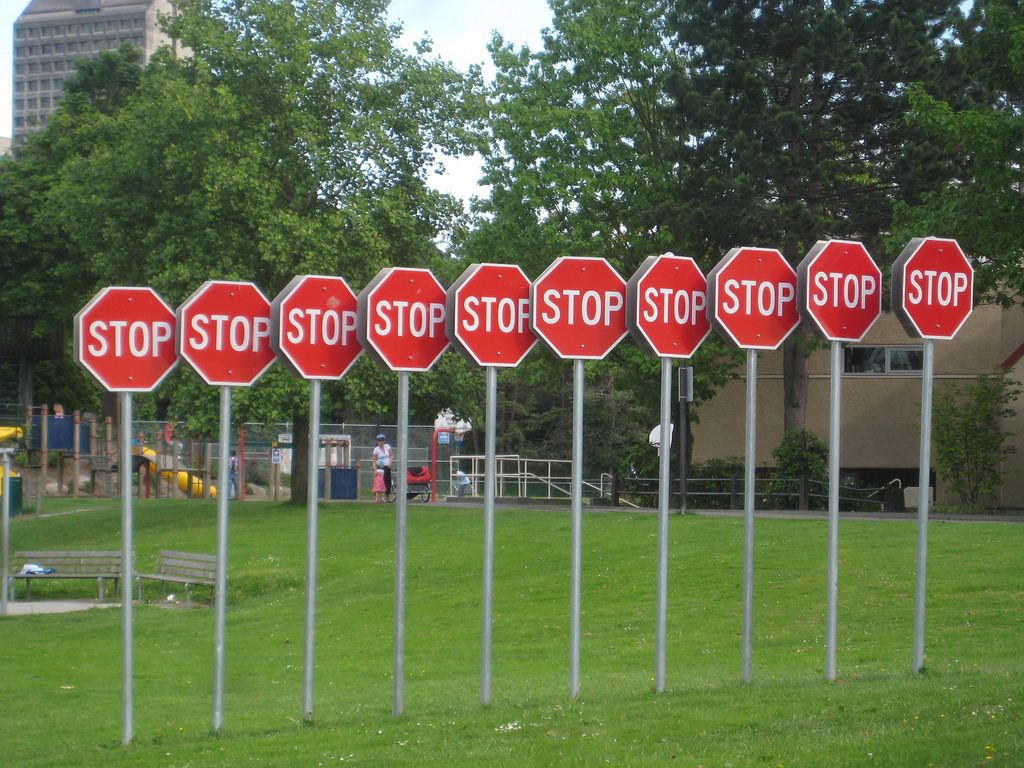
#> input picture catkin_ws/src/stop_sign/scripts/3.jpg, 1024 x 768 px, given in place of the camera
$ python camDetect.py   (older library calls are emulated)
#> lines starting #> are read from the running program, lines starting #| are printed output that depends on the picture; after the words box and inside, x2 and y2 are one past the last pixel; in counts of white or black regions, pixels touching at a corner belong together
#!/usr/bin/python
import math
import numpy as np
import cv2

#dictionary of all contours
contours = {}
#array of edges of polygon
approx = []
#scale of the text
scale = 2
#camera
cap = cv2.VideoCapture(0)
print("press q to exit")

# Define the codec and create VideoWriter object
fourcc = cv2.VideoWriter_fourcc(*'XVID')
out = cv2.VideoWriter('output.avi',fourcc, 20.0, (640,480))

#calculate angle
def angle(pt1,pt2,pt0):
    dx1 = pt1[0][0] - pt0[0][0]
    dy1 = pt1[0][1] - pt0[0][1]
    dx2 = pt2[0][0] - pt0[0][0]
    dy2 = pt2[0][1] - pt0[0][1]
    return float((dx1*dx2 + dy1*dy2))/math.sqrt(float((dx1*dx1 + dy1*dy1))*(dx2*dx2 + dy2*dy2) + 1e-10)

while(cap.isOpened()):
    #Capture frame-by-frame
    ret, frame = cap.read()
#> frame is the input picture: shape (768, 1024, 3); mean B, G, R 74.3, 106.3, 99.1
    if ret==True:
        #grayscale
        gray = cv2.cvtColor(frame, cv2.COLOR_BGR2GRAY)
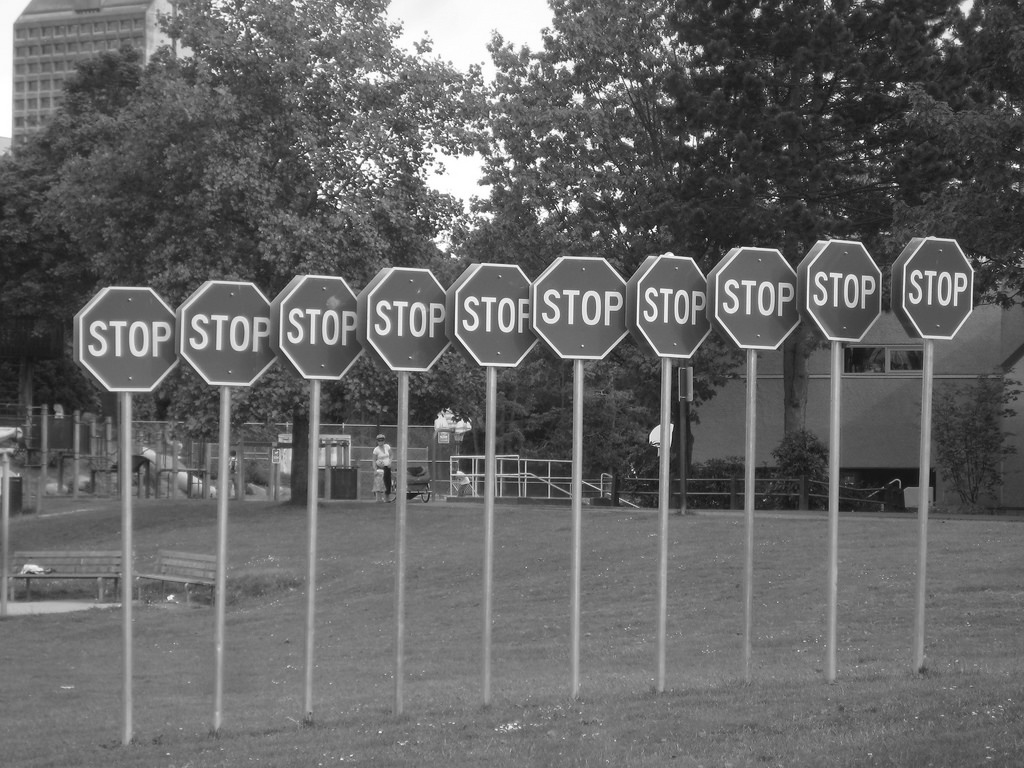
#> gray: shape (768, 1024); min 11, max 255, mean 100.5
        #Canny
        canny = cv2.Canny(frame,80,240,3)
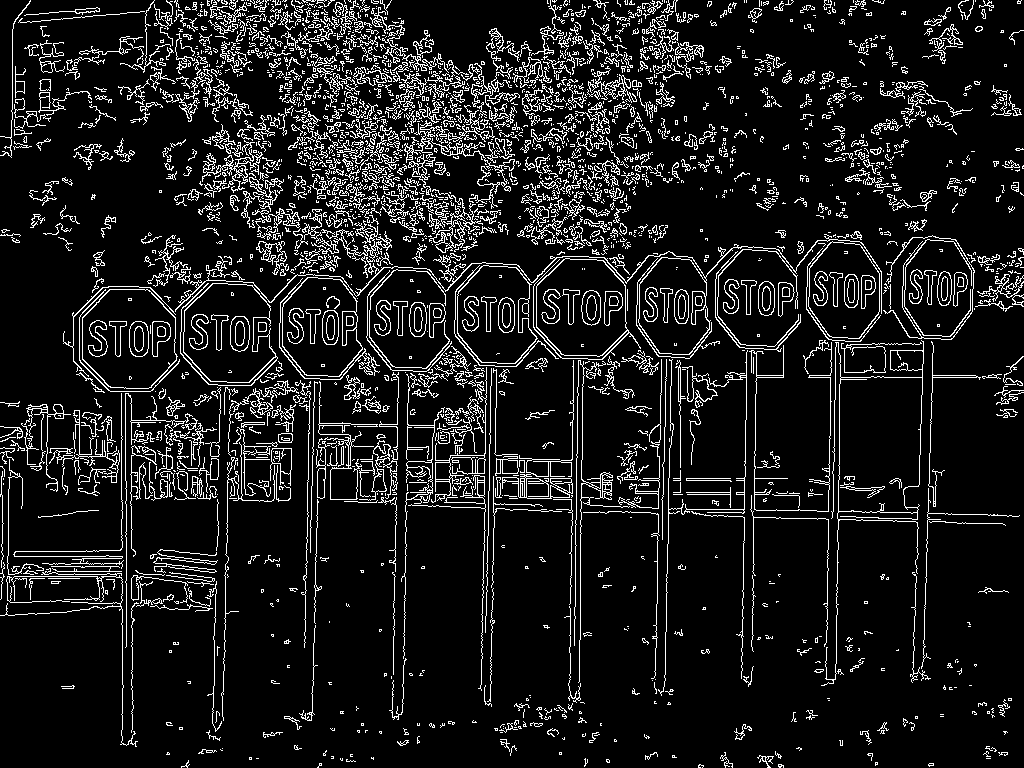
#> canny: shape (768, 1024); 10.5% white in thin lines or dots

        #contours
        canny2, contours, hierarchy = cv2.findContours(canny,cv2.RETR_EXTERNAL,cv2.CHAIN_APPROX_SIMPLE)
#> contours = 2361 contours, 2067 with area under 20; largest, box (x1, y1, x2, y2) and area: (821, 340, 924, 686) 11277, (82, 289, 178, 389) 7666, (533, 258, 641, 360) 7328, (180, 283, 278, 386) 6984, (282, 277, 363, 377) 6264
        for i in range(0,len(contours)):
            #approximate the contour with accuracy proportional to
            #the contour perimeter
            approx = cv2.approxPolyDP(contours[i],cv2.arcLength(contours[i],True)*0.02,True)

            #Skip small or non-convex objects
            if(abs(cv2.contourArea(contours[i]))<100 or not(cv2.isContourConvex(approx))):
                continue

            #triangle
            if(len(approx) == 3):
                x,y,w,h = cv2.boundingRect(contours[i])
                cv2.putText(frame,'TRI',(x,y),cv2.FONT_HERSHEY_SIMPLEX,scale,(255,255,255),2,cv2.LINE_AA)
            elif(len(approx)>=4 and len(approx)<=6):
                #nb vertices of a polygonal curve
                vtc = len(approx)
                #get cos of all corners
                cos = []
                for j in range(2,vtc+1):
                    cos.append(angle(approx[j%vtc],approx[j-2],approx[j-1]))
                #sort ascending cos
                cos.sort()
                #get lowest and highest
                mincos = cos[0]
                maxcos = cos[-1]

                #Use the degrees obtained above and the number of vertices
                #to determine the shape of the contour
                x,y,w,h = cv2.boundingRect(contours[i])
                if(vtc==4):
                    cv2.putText(frame,'RECT',(x,y),cv2.FONT_HERSHEY_SIMPLEX,scale,(255,255,255),2,cv2.LINE_AA)
                elif(vtc==5):
                    cv2.putText(frame,'PENTA',(x,y),cv2.FONT_HERSHEY_SIMPLEX,scale,(255,255,255),2,cv2.LINE_AA)
                elif(vtc==6):
                    cv2.putText(frame,'HEXA',(x,y),cv2.FONT_HERSHEY_SIMPLEX,scale,(255,255,255),2,cv2.LINE_AA)
            else:
                #detect and label circle
                area = cv2.contourArea(contours[i])
                x,y,w,h = cv2.boundingRect(contours[i])
                radius = w/2
                if(abs(1 - (float(w)/h))<=2 and abs(1-(area/(math.pi*radius*radius)))<=0.2):
                    cv2.putText(frame,'CIRC',(x,y),cv2.FONT_HERSHEY_SIMPLEX,scale,(255,255,255),2,cv2.LINE_AA)
#> this loop made 2361 passes
#> (vtc, mincos, maxcos, x, y, w, h) on pass 389: (5, -0.822, -0.0651, 278, 433, 15, 10)
#> (area, x, y, w, h, radius) on passes 547, 560, 568, 575, 584, 678: (497.5, 409, 302, 18, 35, 9), (7666, 82, 289, 96, 100, 48), (482, 758, 281, 17, 35, 8.5), (6264, 282, 277, 81, 100, 40.5), (401.5, 937, 271, 15, 35, 7.5), (5530.5, 808, 241, 72, 98, 36)
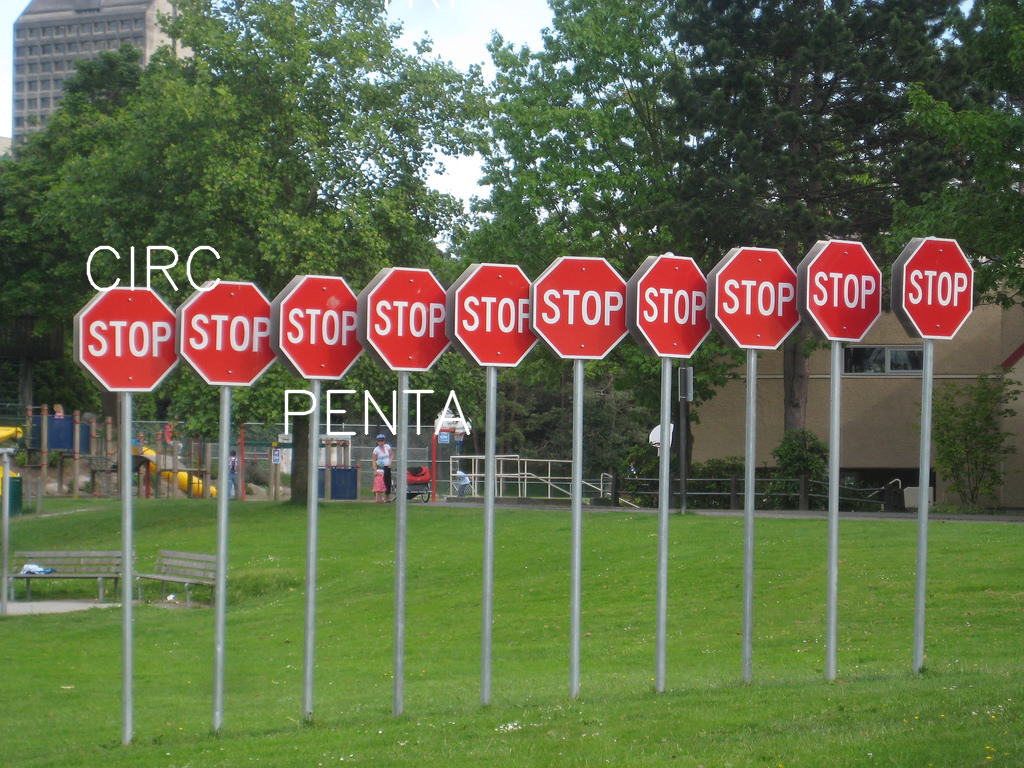
#> frame: shape (768, 1024, 3); 0.59% of pixels changed, all inside (x1, y1, x2, y2) = (86, 0, 471, 436)

        #Display the resulting frame
        out.write(frame)
        cv2.imshow('frame',frame)
        cv2.imshow('canny',canny)
        if cv2.waitKey(1) == 1048689: #if q is pressed
#> (key Esc is pressed here)
            break

#When everything done, release the capture
cap.release()
cv2.destroyAllWindows()
